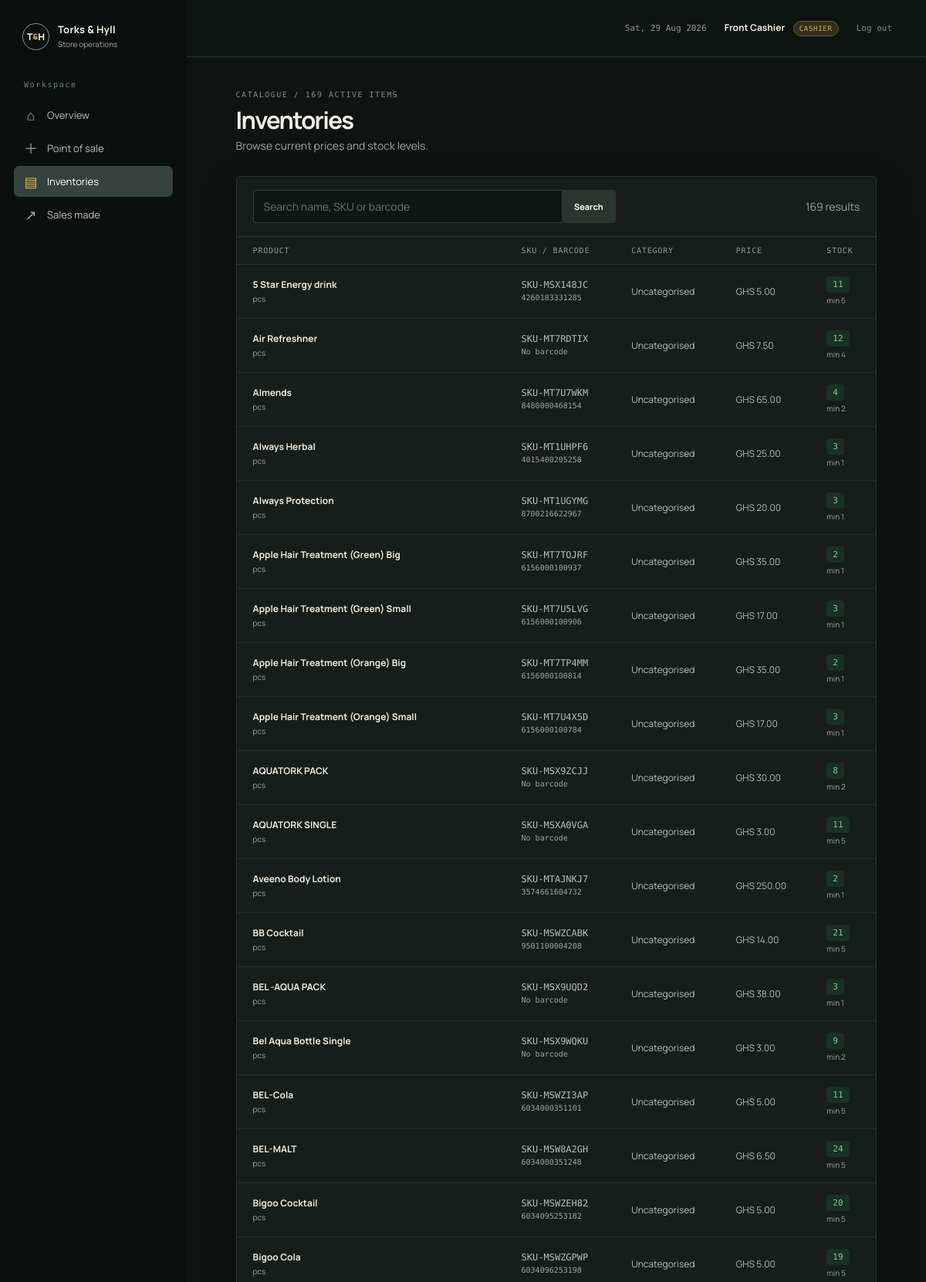
Page /index.php?page=inventory (signed in, upper part) on the committed database.
### tables this page shows
CREATE TABLE users (
  id INT UNSIGNED AUTO_INCREMENT PRIMARY KEY,
  employee_id VARCHAR(40) NOT NULL UNIQUE,
  first_name VARCHAR(80) NOT NULL,
  last_name VARCHAR(80) NOT NULL,
  email VARCHAR(160) NOT NULL UNIQUE,
  phone VARCHAR(40) NOT NULL DEFAULT '',
  password_hash VARCHAR(255) NOT NULL,
  role ENUM('manager','cashier') NOT NULL DEFAULT 'cashier',
  is_active TINYINT(1) NOT NULL DEFAULT 1,
  last_login_at DATETIME NULL,
  created_at TIMESTAMP NOT NULL DEFAULT CURRENT_TIMESTAMP
);

CREATE TABLE products (
  id INT UNSIGNED AUTO_INCREMENT PRIMARY KEY,
  sku VARCHAR(80) NOT NULL UNIQUE,
  barcode VARCHAR(80) NULL,
  name VARCHAR(180) NOT NULL,
  description TEXT NULL,
  category_id INT UNSIGNED NULL,
  purchase_price DECIMAL(12,2) NOT NULL DEFAULT 0,
  selling_price DECIMAL(12,2) NOT NULL DEFAULT 0,
  current_stock DECIMAL(12,3) NOT NULL DEFAULT 0,
  minimum_stock DECIMAL(12,3) NOT NULL DEFAULT 0,
  unit VARCHAR(30) NOT NULL DEFAULT 'pcs',
  is_active TINYINT(1) NOT NULL DEFAULT 1,
  created_at TIMESTAMP NOT NULL DEFAULT CURRENT_TIMESTAMP,
  updated_at TIMESTAMP NOT NULL DEFAULT CURRENT_TIMESTAMP ON UPDATE CURRENT_TIMESTAMP,
  INDEX idx_products_barcode (barcode),
  INDEX idx_products_name (name),
  CONSTRAINT fk_products_category FOREIGN KEY (category_id) REFERENCES categories(id) ON DELETE SET NULL
);

### app/auth.php (called while the page is built, shortened)
<?php
function current_user(): ?array
{
    static $loaded = false;
    static $user = null;
    if ($loaded) {
        return $user;
    }
    $loaded = true;
    $id = (int)($_SESSION['user_id'] ?? 0);
    if ($id > 0) {
        $stmt = db()->prepare('SELECT * FROM users WHERE id = ? AND is_active = 1');
        $stmt->execute([$id]);
        $user = $stmt->fetch() ?: null;
    }
    return $user;
}
function require_login(): void
{
    if (!current_user()) {
        redirect('login');
    }
}
function can(string $page): bool
{
    $user = current_user();
    return in_array($page, ['dashboard', 'inventory', 'sales', 'pos', 'receipt'], true);
}

### app/db.php (called while the page is built, shortened)
<?php
function db(): PDO
{
    static $pdo;
    if ($pdo instanceof PDO) {
        return $pdo;
    }
    $cfg = app_config('db');
    $dsn = sprintf(
        'mysql:host=%s;dbname=%s;charset=%s',
        $cfg['host'],
        $cfg['name'],
        $cfg['charset'] ?? 'utf8mb4'
    );
    $pdo = new PDO($dsn, $cfg['user'], $cfg['pass'], [
        PDO::ATTR_ERRMODE => PDO::ERRMODE_EXCEPTION,
        PDO::ATTR_DEFAULT_FETCH_MODE => PDO::FETCH_ASSOC,
        PDO::ATTR_EMULATE_PREPARES => false,
    ]);
    return $pdo;
}

### app/helpers.php (called while the page is built, shortened)
<?php
function e(mixed $value): string
{
    return htmlspecialchars((string)($value ?? ''), ENT_QUOTES, 'UTF-8');
}
function url(string $page = 'dashboard', array $params = []): string
{
    $query = array_merge(['page' => $page], $params);
    return 'index.php?' . http_build_query($query);
}
function money(mixed $amount): string
{
    return 'GHS ' . number_format((float)$amount, 2);
}

### index.php (the view, shortened to what this page needs)
<?php
require __DIR__ . '/app/bootstrap.php';
require __DIR__ . '/app/layout.php';
    ?>
    <?php
$page = (string)($_GET['page'] ?? (current_user() ? 'dashboard' : 'login'));
try {
    if ($page !== 'login') {
        require_login();
    }
} catch (Throwable $error) {
    if (db()->inTransaction()) db()->rollBack();
    flash('error', $error instanceof InvalidArgumentException ? $error->getMessage() : 'That action could not be completed.');
    redirect($page === 'login' ? 'login' : $page);
}
    ?>
    <?php render_footer(); exit;
$title = ucfirst($page);
render_header($title);
if ($page === 'dashboard') {
    $isManager=current_user()['role']==='manager';
    $scope=$isManager?'':' AND cashier_id=?'; $scopeArgs=$isManager?[]:[current_user()['id']];
    $todayStmt=db()->prepare("SELECT COUNT(*) count, COALESCE(SUM(grand_total),0) revenue FROM sales WHERE status='completed' AND DATE(created_at)=CURDATE()".$scope);$todayStmt->execute($scopeArgs);$today=$todayStmt->fetch();
    $weekStmt=db()->prepare("SELECT COALESCE(SUM(grand_total),0) revenue FROM sales WHERE status='completed' AND created_at>=DATE_SUB(NOW(),INTERVAL 7 DAY)".$scope);$weekStmt->execute($scopeArgs);$week=$weekStmt->fetch();
    $monthStmt=db()->prepare("SELECT COALESCE(SUM(grand_total),0) revenue FROM sales WHERE status='completed' AND created_at>=DATE_FORMAT(NOW(),'%Y-%m-01')".$scope);$monthStmt->execute($scopeArgs);$month=$monthStmt->fetch();
    $low=db()->query('SELECT COUNT(*) FROM products WHERE is_active=1 AND current_stock<=minimum_stock')->fetchColumn();
    if($isManager){$cost=(float)db()->query("SELECT COALESCE(SUM(si.qty*p.purchase_price),0) FROM sale_items si JOIN sales s ON s.id=si.sale_id JOIN products p ON p.id=si.product_id WHERE s.status='completed' AND DATE(s.created_at)=CURDATE()")->fetchColumn();$profit=(float)$today['revenue']-$cost;}else{$cost=0;$profit=0;}
    if($isManager){$recent=db()->query("SELECT s.*,CONCAT(u.first_name,' ',u.last_name) cashier FROM sales s JOIN users u ON u.id=s.cashier_id WHERE s.status='completed' ORDER BY s.created_at DESC LIMIT 6")->fetchAll();$top=db()->query("SELECT si.name_snapshot name,SUM(si.qty) qty,SUM(si.line_total) total FROM sale_items si JOIN sales s ON s.id=si.sale_id WHERE s.status='completed' GROUP BY si.name_snapshot ORDER BY qty DESC LIMIT 5")->fetchAll();}
    else{$stmt=db()->prepare("SELECT s.*,CONCAT(u.first_name,' ',u.last_name) cashier FROM sales s JOIN users u ON u.id=s.cashier_id WHERE s.status='completed' AND s.cashier_id=? ORDER BY s.created_at DESC LIMIT 6");$stmt->execute([current_user()['id']]);$recent=$stmt->fetchAll();$stmt=db()->prepare("SELECT si.name_snapshot name,SUM(si.qty) qty,SUM(si.line_total) total FROM sale_items si JOIN sales s ON s.id=si.sale_id WHERE s.status='completed' AND s.cashier_id=? GROUP BY si.name_snapshot ORDER BY qty DESC LIMIT 5");$stmt->execute([current_user()['id']]);$top=$stmt->fetchAll();}
    ?>
    <div class="page-heading"><div><span class="eyebrow"><?= $isManager?'STORE OVERVIEW':'YOUR SHIFT' ?> / <?= e(strtoupper(current_user()['first_name'])) ?></span><h1><?= $isManager?'Store overview':'Cashier dashboard' ?></h1><p class="muted"><?= $isManager?'Here’s the pulse of Torks & Hyll today.':'Your sales activity and stock alerts.' ?></p></div><a href="<?=e(url('pos'))?>" class="button button-gold">Open point of sale <span>→</span></a></div>
    <div class="metrics">
      <div class="metric metric-gold"><span><?= $isManager?'Today’s revenue':'My revenue today' ?></span><strong><?=e(money($today['revenue']))?></strong><small><?=e((int)$today['count'])?> completed sales</small></div>
      <div class="metric"><span>Last 7 days</span><strong><?=e(money($week['revenue']))?></strong><small><?= $isManager?'Store revenue':'Your revenue' ?></small></div>
      <div class="metric"><span>This month</span><strong><?=e(money($month['revenue']))?></strong><small><?= $isManager?'Store revenue':'Your revenue' ?></small></div>
      <div class="metric metric-alert"><span>Low stock</span><strong><?=e((int)$low)?></strong><small>Items need attention</small></div>
    </div>
    <?php if($isManager): ?><div class="metrics"><div class="metric"><span>Today’s cost</span><strong><?=e(money($cost))?></strong><small>Based on purchase price</small></div><div class="metric"><span>Gross profit</span><strong><?=e(money($profit))?></strong><small>Revenue less product cost</small></div></div><section class="panel chart-panel"><div class="panel-head"><div><span class="eyebrow">PERFORMANCE</span><h2>Revenue trend</h2></div><span class="muted mono">LAST 7 DAYS</span></div><div class="chart-wrap"><canvas id="revenueChart" height="100"></canvas></div></section><?php endif; ?>
    <div class="dashboard-grid"><section class="panel"><div class="panel-head"><div><span class="eyebrow">ACTIVITY</span><h2><?= $isManager?'Recent transactions':'My recent sales' ?></h2></div><a href="<?=e(url('sales'))?>" class="text-link">View all →</a></div><?php if(!$recent):?><div class="empty">No transactions recorded yet.</div><?php endif;?><?php foreach($recent as $sale):?><a class="transaction" href="<?=e(url('receipt',['id'=>$sale['id']]))?>"><span class="transaction-icon">↗</span><span><strong><?=e($sale['invoice_number'])?></strong><small><?=e($sale['cashier'])?> · <?=e(date('d M, H:i',strtotime($sale['created_at'])))?></small></span><b><?=e(money($sale['grand_total']))?></b></a><?php endforeach;?></section>
    <section class="panel"><div class="panel-head"><div><span class="eyebrow">TOP PRODUCTS</span><h2><?= $isManager?'Moving fastest':'Your top products' ?></h2></div><span class="muted mono">UNITS SOLD</span></div><?php if(!$top):?><div class="empty">Sales activity will appear here.</div><?php endif;?><?php foreach($top as $index=>$item):?><div class="rank-row"><span class="rank"><?=e(str_pad((string)($index+1),2,'0',STR_PAD_LEFT))?></span><span><strong><?=e($item['name'])?></strong><small><?=e(money($item['total']))?> revenue</small></span><b><?=e(number_format((float)$item['qty'],0))?></b></div><?php endforeach;?></section></div>
    <?php if($isManager): ?><script src="https://cdn.jsdelivr.net/npm/chart.js@4.4.4/dist/chart.umd.min.js"></script><script>fetch('<?=e(url('dashboard',['data'=>'7day']))?>',{headers:{'X-Requested-With':'XMLHttpRequest'}}).then(r=>r.json()).then(d=>{new Chart(document.getElementById('revenueChart'),{type:'line',data:{labels:d.labels,datasets:[{label:'Revenue',data:d.values,tension:.35}]},options:{responsive:true,plugins:{legend:{display:false}},scales:{y:{beginAtZero:true}}}})});</script><?php endif; ?>
    <?php
} elseif ($page === 'inventory') {
    $q = trim((string)($_GET['q'] ?? ''));
    $sql = 'SELECT p.*, c.name category FROM products p LEFT JOIN categories c ON c.id=p.category_id WHERE p.is_active=1';
    $args = [];
    $sql .= ' ORDER BY p.name LIMIT 200';
    $stmt = db()->prepare($sql); $stmt->execute($args); $products = $stmt->fetchAll();
    ?>
    <div class="page-heading"><div><span class="eyebrow">CATALOGUE / <?= e(count($products)) ?> ACTIVE ITEMS</span><h1>Inventories</h1><p class="muted"><?= current_user()['role'] === 'manager' ? 'Keep every shelf accounted for.' : 'Browse current prices and stock levels.' ?></p></div></div>
    <?php $isManager = current_user()['role'] === 'manager'; ?>
    <section class="panel">
        <div class="toolbar">
            <form class="search"><input name="q" value="<?= e($q) ?>" placeholder="Search name, SKU or barcode"><button>Search</button></form>
            <span class="muted"><?= e(count($products)) ?> results</span>
        </div>
        <div class="table-wrap">
            <table><thead><tr><th>Product</th><th>SKU / Barcode</th><th>Category</th><th>Price</th><th>Stock</th><?php if ($isManager): ?><th></th><?php endif; ?></tr></thead>
            <tbody>
            <?php foreach ($products as $product): ?>
                <tr>
                    <td><strong><?= e($product['name']) ?></strong><small><?= e($product['unit']) ?></small></td>
                    <td class="mono"><?= e($product['sku']) ?><small><?= e($product['barcode'] ?: 'No barcode') ?></small></td>
                    <td><?= e($product['category'] ?: 'Uncategorised') ?></td>
                    <td><?= e(money($product['selling_price'])) ?></td>
                    <td><span class="stock <?= (float)$product['current_stock'] <= (float)$product['minimum_stock'] ? 'stock-low' : '' ?>"><?= e(number_format((float)$product['current_stock'], 0)) ?></span><small>min <?= e(number_format((float)$product['minimum_stock'], 0)) ?></small></td>
                </tr>
            <?php endforeach; ?>
            </tbody></table>
        </div>
    </section>
    <?php
}
render_footer();

### app/layout.php (shortened to what this page needs)
<?php
function render_header(string $title): void
{
    $user = current_user();
    $flashes = consume_flashes();
    ?>
    <!doctype html>
    <html lang="en">
    <head>
        <link rel="stylesheet" href="assets/css/app.css">
    </head>
    <body class="<?= $user ? 'app-shell' : 'auth-shell' ?>">
    <?php if ($user): ?>
        <aside class="sidebar">
            <a class="brand" href="<?= e(url('dashboard')) ?>">
                <span class="brand-mark">T<span>&</span>H</span>
                <span><strong>Torks & Hyll</strong><small>Store operations</small></span>
            </a>
            <nav class="nav">
                <div class="nav-label">Workspace</div>
                <?php
                $items = [
                    ['dashboard', 'Overview', '⌂'],
                    ['pos', 'Point of sale', '＋'],
                    ['inventory', 'Inventories', '▤'],
                    ['sales', 'Sales made', '↗'],
                ];
                foreach ($items as [$page, $label, $icon]):
                    ?>
                    <a class="<?= ($_GET['page'] ?? 'dashboard') === $page ? 'active' : '' ?>" href="<?= e(url($page)) ?>">
                        <span class="nav-icon"><?= e($icon) ?></span><?= e($label) ?>
                    </a>
                <?php endforeach; ?>
            </nav>
        </aside>
        <main class="main">
            <header class="topbar">
                <div class="topbar-right">
                    <span class="date-label"><?= e(date('D, d M Y')) ?></span>
                    <a class="topbar-user" href="<?= e(url('settings')) ?>">
                        <?= e($user['first_name'] . ' ' . $user['last_name']) ?>
                        <span class="role-pill"><?= e(strtoupper($user['role'])) ?></span>
                    </a>
                    <a class="logout" href="<?= e(url('logout')) ?>">Log out</a>
                </div>
            </header>
            <div class="page">
    <?php else: ?>
        <?php foreach ($flashes as $flash): ?>
            <div class="toast toast-<?= e($flash['type']) ?> auth-toast"><?= e($flash['message']) ?></div>
        <?php endforeach; ?>
    <?php endif; ?>
    <?php
}
function render_footer(): void
{
    ?>
            </div>
        </main>
    </body>
    </html>
    <?php
}

### rows in the picture
users: first_name+last_name "Front Cashier", role "CASHIER"
products: name "5 Star Energy drink", unit "pcs", sku "SKU-MSX148JC", barcode "4260183331285", category "Uncategorised", selling_price "GHS 5.00", current_stock "11", minimum_stock "5"
products: name "Air Refreshner", unit "pcs", sku "SKU-MT7RDTIX", barcode "No barcode", category "Uncategorised", selling_price "GHS 7.50", current_stock "12", minimum_stock "4"
products: name "Almends", unit "pcs", sku "SKU-MT7U7WKM", barcode "8480000468154", category "Uncategorised", selling_price "GHS 65.00", current_stock "4", minimum_stock "2"
products: name "Always Herbal", unit "pcs", sku "SKU-MT1UHPF6", barcode "4015400205258", category "Uncategorised", selling_price "GHS 25.00", current_stock "3", minimum_stock "1"
products: name "Always Protection", unit "pcs", sku "SKU-MT1UGYMG", barcode "8700216622967", category "Uncategorised", selling_price "GHS 20.00", current_stock "3", minimum_stock "1"
products: name "Apple Hair Treatment (Green) Big", unit "pcs", sku "SKU-MT7TOJRF", barcode "6156000100937", category "Uncategorised", selling_price "GHS 35.00", current_stock "2", minimum_stock "1"
products: name "Apple Hair Treatment (Green) Small", unit "pcs", sku "SKU-MT7U5LVG", barcode "6156000100906", category "Uncategorised", selling_price "GHS 17.00", current_stock "3", minimum_stock "1"
products: name "Apple Hair Treatment (Orange) Big", unit "pcs", sku "SKU-MT7TP4MM", barcode "6156000100814", category "Uncategorised", selling_price "GHS 35.00", current_stock "2", minimum_stock "1"
products: name "Apple Hair Treatment (Orange) Small", unit "pcs", sku "SKU-MT7U4X5D", barcode "6156000100784", category "Uncategorised", selling_price "GHS 17.00", current_stock "3", minimum_stock "1"
products: name "AQUATORK PACK", unit "pcs", sku "SKU-MSX9ZCJJ", barcode "No barcode", category "Uncategorised", selling_price "GHS 30.00", current_stock "8", minimum_stock "2"
products: name "AQUATORK SINGLE", unit "pcs", sku "SKU-MSXA0VGA", barcode "No barcode", category "Uncategorised", selling_price "GHS 3.00", current_stock "11", minimum_stock "5"
products: name "Aveeno Body Lotion", unit "pcs", sku "SKU-MTAJNKJ7", barcode "3574661604732", category "Uncategorised", selling_price "GHS 250.00", current_stock "2", minimum_stock "1"
products: name "BB Cocktail", unit "pcs", sku "SKU-MSWZCABK", barcode "9501100004208", category "Uncategorised", selling_price "GHS 14.00", current_stock "21", minimum_stock "5"
products: name "BEL -AQUA PACK", unit "pcs", sku "SKU-MSX9UQD2", barcode "No barcode", category "Uncategorised", selling_price "GHS 38.00", current_stock "3", minimum_stock "1"
products: name "Bel Aqua Bottle Single", unit "pcs", sku "SKU-MSX9WQKU", barcode "No barcode", category "Uncategorised", selling_price "GHS 3.00", current_stock "9", minimum_stock "2"
products: name "BEL-Cola", unit "pcs", sku "SKU-MSWZI3AP", barcode "6034000351101", category "Uncategorised", selling_price "GHS 5.00", current_stock "11", minimum_stock "5"
products: name "BEL-MALT", unit "pcs", sku "SKU-MSW8A2GH", barcode "6034000351248", category "Uncategorised", selling_price "GHS 6.50", current_stock "24", minimum_stock "5"
products: name "Bigoo Cocktail", unit "pcs", sku "SKU-MSWZEH82", barcode "6034095253182", category "Uncategorised", selling_price "GHS 5.00", current_stock "20", minimum_stock "5"
products: name "Bigoo Cola", unit "pcs", sku "SKU-MSWZGPWP", barcode "6034096253198", category "Uncategorised", selling_price "GHS 5.00", current_stock "19", minimum_stock "5"

### other values in the picture
$icon "⌂"
$label "Overview"
$icon "＋"
$label "Point of sale"
$icon "▤"
$label "Inventories"
$icon "↗"
$label "Sales made"
count($products) "169"
